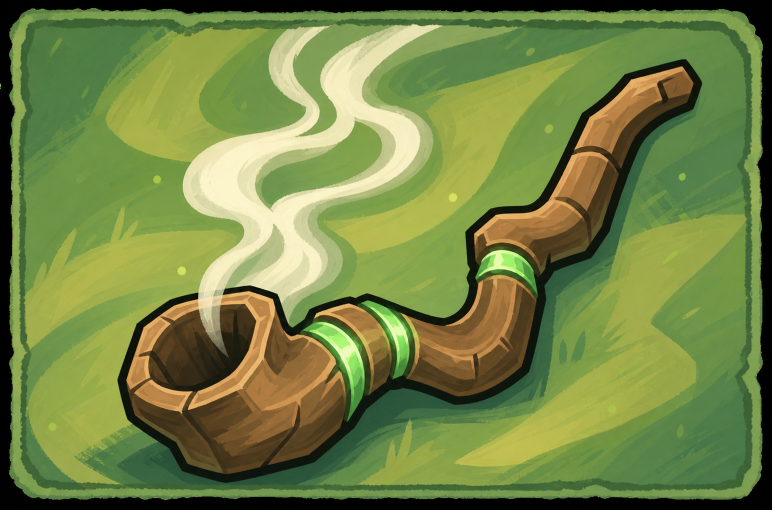
#> input picture image_gen/source/rest_site_options/smoke.png, 1543 x 1019 px (shown at 1/2 size); its folder holds only this picture in this run
$ python rest_site_options.py smoke.png
#> lines starting #> are read from the running program, lines starting #| are printed output that depends on the picture
"""
火堆选项图标切图脚本。

将任意 PNG 等比缩放到 STS2 火堆选项按钮使用的 256x169 画布，
并输出到 Mod 资源目录：
  - Sts2BalanceMod/images/ui/rest_site/option_{name}.png

用法:
  python rest_site_options.py
  python rest_site_options.py smoke.png
"""

from __future__ import annotations

import argparse
import re
import sys
from pathlib import Path

from PIL import Image

# ======================== CONFIG ========================

SCRIPT_DIR = Path(__file__).resolve().parent
INPUT_DIR = SCRIPT_DIR / "source" / "rest_site_options"
OUTPUT_DIR = SCRIPT_DIR.parent / "Sts2BalanceMod" / "images" / "ui" / "rest_site"
OPTION_SIZE = (256, 169)
RESAMPLE = Image.LANCZOS

# ======================== CORE ========================


def fit_contain(img: Image.Image, size: tuple[int, int]) -> Image.Image:
    """等比缩放并居中放入透明画布，避免源图被裁切。"""
    target_w, target_h = size
    src_w, src_h = img.size
    scale = min(target_w / src_w, target_h / src_h)
    scaled_w = round(src_w * scale)
    scaled_h = round(src_h * scale)
    resized = img.resize((scaled_w, scaled_h), RESAMPLE)

    canvas = Image.new("RGBA", size, (0, 0, 0, 0))
    left = (target_w - scaled_w) // 2
    top = (target_h - scaled_h) // 2
    canvas.alpha_composite(resized, (left, top))
    return canvas


def output_name(src: Path) -> str:
    """输出文件名：Option{Name}.png（PascalCase 驼峰）。"""
    stem = src.stem
    if stem.lower().startswith("option_"):
        stem = stem[7:]
    elif stem.lower().startswith("option"):
        stem = stem[6:]
    stem = stem.capitalize()
    return f"Option{stem}.png"


def collect_sources(input_dir: Path, names: list[str] | None) -> list[Path]:
    """收集待处理的火堆选项源图。"""
    if names:
        files = []
        for name in names:
            path = input_dir / name
            if not path.exists():
                print(f"错误: 找不到源文件 {path}", file=sys.stderr)
                sys.exit(1)
            files.append(path)
        return files

    if not input_dir.exists():
        input_dir.mkdir(parents=True, exist_ok=True)
        print(f"已创建输入目录: {input_dir}")
        print("请将火堆选项 PNG 放入该目录后重新运行。")
        sys.exit(0)

    files = sorted(input_dir.glob("*.png"))
    if not files:
        print(f"输入目录为空: {input_dir}")
        print("请将火堆选项 PNG 放入该目录。")
        sys.exit(0)

    return files


def process_icon(src: Path, output_dir: Path) -> None:
    """处理单张火堆选项图标。"""
    with Image.open(src) as raw:
        img = raw.convert("RGBA")

    icon = fit_contain(img, OPTION_SIZE)
    output_dir.mkdir(parents=True, exist_ok=True)
    out_path = output_dir / output_name(src)
    icon.save(out_path)

    print(f"  {src.name}: {img.size[0]}x{img.size[1]} -> {out_path}")


def main() -> None:
    parser = argparse.ArgumentParser(description="STS2 Mod 火堆选项图标切图工具")
    parser.add_argument(
        "files",
        nargs="*",
        help="指定要处理的文件名（相对于 source/rest_site_options/），不填则处理全部 PNG",
    )
    parser.add_argument(
        "--input",
        type=Path,
        default=INPUT_DIR,
        help=f"火堆选项源图目录（默认: {INPUT_DIR}）",
    )
    parser.add_argument(
        "--output",
        type=Path,
        default=OUTPUT_DIR,
        help=f"输出目录（默认: {OUTPUT_DIR}）",
    )
    args = parser.parse_args()

    sources = collect_sources(args.input, args.files or None)
    print(f"火堆选项输入: {args.input}")
    print(f"火堆选项输出: {args.output}")
    print(f"共 {len(sources)} 张\n")

    for src in sources:
        process_icon(src, args.output)
#> in process_icon, raw is the input picture: PIL image 1543x1019 RGB; mean R, G, B 115.7, 132.5, 69.5
#> in fit_contain, `resized = img.resize((scaled_w, scaled_h), RESAMPLE)`:
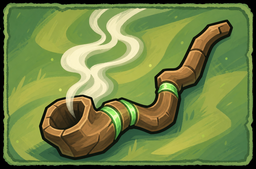
#> resized: PIL image 256x169 RGBA; mean R, G, B, A 115.8, 132.5, 69.5, 255
#> in fit_contain, `canvas = Image.new("RGBA", size, (0, 0, 0, 0))`: canvas: PIL image 256x169 RGBA; every value is 0
#|   smoke.png: 1543x1019 -> Sts2BalanceMod/images/ui/rest_site/OptionSmoke.png

    print("\n完成!")


if __name__ == "__main__":
    main()
